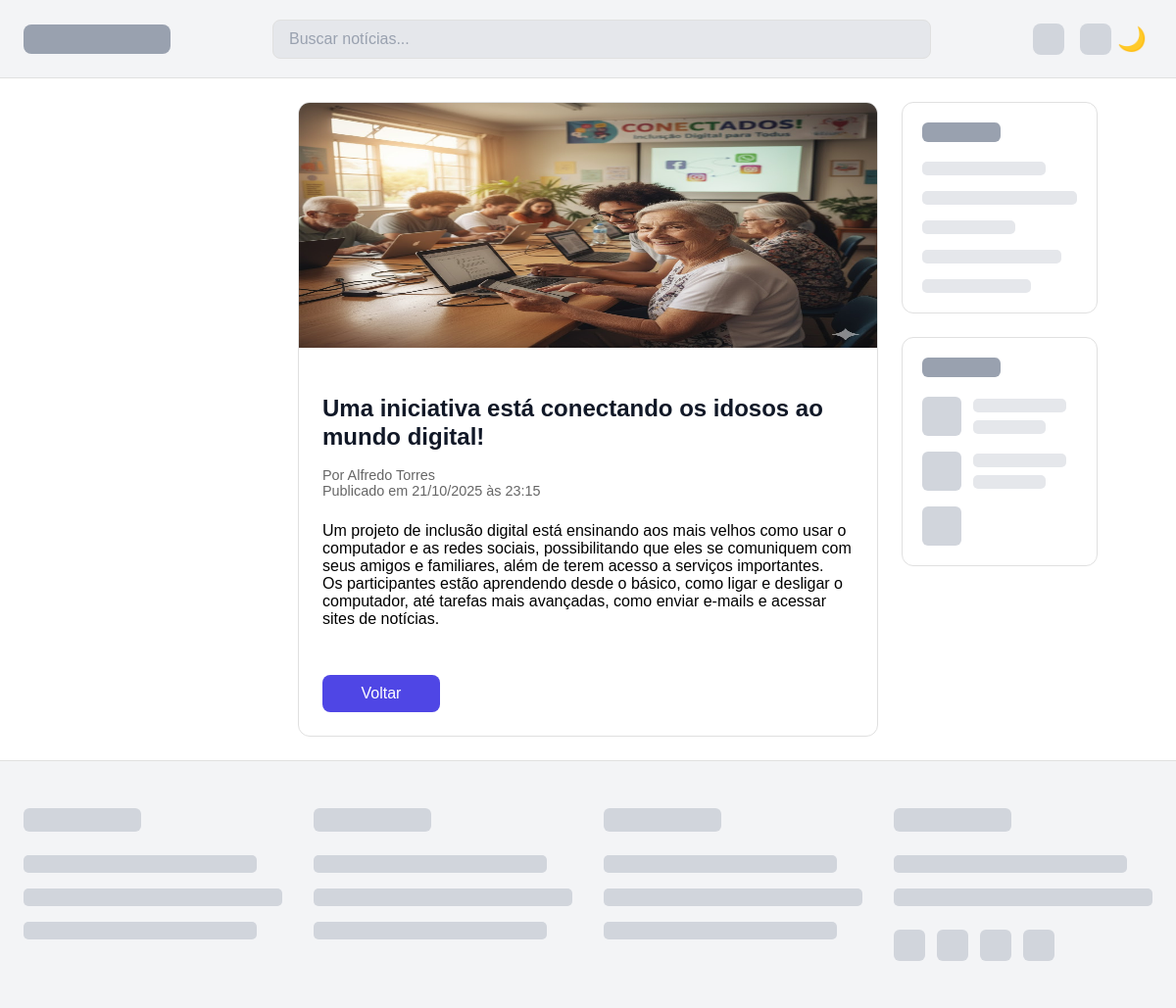
The app's page /article/uma-iniciativa-esta-conectando-os-idosos-ao-mundo-digital/ with its own data.
### feed/models.py (models this page shows, shortened)
class Article(models.Model):
    title = models.CharField(max_length=200, verbose_name="Título")
    author = models.CharField(max_length=100, verbose_name="Autor")
    summary = models.TextField(verbose_name="Resumo")
    content = models.TextField(verbose_name="Conteúdo Completo")
    image = models.ImageField(upload_to='articles/', verbose_name="Imagem de Destaque")
    publication_date = models.DateTimeField(default=timezone.now, verbose_name="Data de Publicação")
    slug = models.SlugField(max_length=255, unique=True, blank=True, editable=False)
    class Meta:
        ordering = ['-publication_date']

### feed/views.py (the view)
# urls.py: path('article/<slug:slug>/', ArticleDetailView.as_view(), name='article-detail'),
class ArticleDetailView(DetailView):
    model = Article
    template_name = 'feed/article_detail.html'
    context_object_name = 'article'
    slug_field = 'slug'
    slug_url_kwarg = 'slug'

### feed/templates/feed/article_detail.html (shortened to what this page needs)
{% extends "feed/base.html" %}
{% block content %}
    <article class="card">
        <img class="card_image" src="{{ article.image.url }}" alt="{{ article.title }}">
        <div class="card_body">
            <h1 class="card_title">{{ article.title }}</h1>
            <p style="color: #666; font-size: 0.9rem; margin-bottom: 24px;">
                Por {{ article.author }} <br>
                Publicado em {{ article.publication_date|date:"d/m/Y \à\s H:i" }}
            </p>
            <div class="article-content">
                {{ article.content|linebreaks }}
            </div>
            <a href="{% url 'article-list' %}" class="card_button" style="margin-top: 32px;">Voltar</a>
        </div>
    </article>
{% endblock %}

### feed/static/feed/css/style.css (style rules this page uses)
:root { --color-background: #f3f4f6; --color-surface: #ffffff; --color-border: #e0e0e0; --color-placeholder-light: #e5e7eb; --color-placeholder-medium: #d1d5dc; --color-placeholder-dark: #99a1af; --header-height: 80px; --border-radius: 12px; --page-max-width: 1200px; --content-gap: 24px; }
* { box-sizing: border-box; }
body { margin: 0; font-family: sans-serif; background-color: var(--color-surface); padding-top: var(--header-height); }
.card { background-color: var(--color-surface); border: 1px solid var(--color-border); border-radius: var(--border-radius); width: 100%; overflow: hidden; margin-right: 300px; }
.card_image { background-color: var(--color-placeholder-light); height: 250px; width: 100%; }
.card_body { padding: 24px; }
.card_title { border-radius: 8px; margin-bottom: 16px; font-size: 1.5rem; font-weight: 600; color: #111827; line-height: 1.2; }
.card_button { background-color: #4F46E5; color: white; text-decoration: none; text-align: center; display: inline-block; line-height: 38px; width: 120px; height: 38px; border: none; border-radius: 8px; margin-top: 24px; font-weight: 500; transition: background-color 0.2s; }

### records on screen
Article: image (picture), title "Uma iniciativa está conectando os idosos ao mundo digital!", author "Alfredo Torres", publication_date "21/10/2025 às 23:15", content "Um projeto de inclusão digital está ensinando aos mais velhos como usar o computador e as redes sociais, possibilitando que eles se comuniquem com seus amigos e familiares, além de terem acesso a serviços importantes. Os participantes estão aprendendo desde o básico, como ligar e desligar o computador, até tarefas mais avançadas, como enviar e-mails e acessar sites de notícias."
